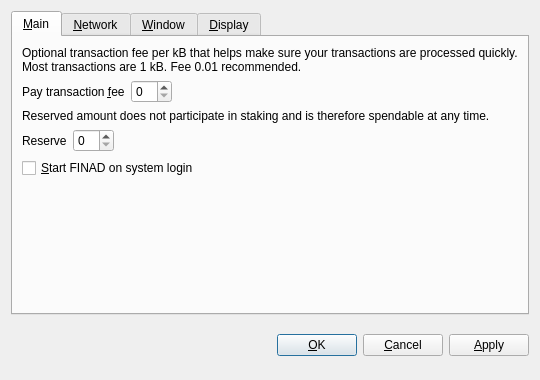
<?xml version="1.0" encoding="UTF-8"?>
<ui version="4.0">
 <class>OptionsDialog</class>
 <widget class="QDialog" name="OptionsDialog">
  <property name="geometry">
   <rect>
    <x>0</x>
    <y>0</y>
    <width>540</width>
    <height>380</height>
   </rect>
  </property>
  <property name="windowTitle">
   <string>Options</string>
  </property>
  <property name="modal">
   <bool>true</bool>
  </property>
  <layout class="QVBoxLayout" name="verticalLayout">
   <item>
    <widget class="QTabWidget" name="tabWidget">
     <property name="tabPosition">
      <enum>QTabWidget::North</enum>
     </property>
     <property name="currentIndex">
      <number>0</number>
     </property>
     <widget class="QWidget" name="tabMain">
      <attribute name="title">
       <string>&amp;Main</string>
      </attribute>
      <layout class="QVBoxLayout" name="verticalLayout_Main">
       <item>
        <widget class="QLabel" name="transactionFeeInfoLabel">
         <property name="text">
          <string>Optional transaction fee per kB that helps make sure your transactions are processed quickly. Most transactions are 1 kB. Fee 0.01 recommended.</string>
         </property>
         <property name="textFormat">
          <enum>Qt::PlainText</enum>
         </property>
         <property name="wordWrap">
          <bool>true</bool>
         </property>
        </widget>
       </item>
       <item>
        <layout class="QHBoxLayout" name="horizontalLayoutFee">
         <item>
          <widget class="QLabel" name="transactionFeeLabel">
           <property name="text">
            <string>Pay transaction &amp;fee</string>
           </property>
           <property name="textFormat">
            <enum>Qt::PlainText</enum>
           </property>
           <property name="buddy">
            <cstring>transactionFee</cstring>
           </property>
          </widget>
         </item>
         <item>
          <widget class="BitcoinAmountField" name="transactionFee"/>
         </item>
         <item>
          <spacer name="horizontalSpacerFee">
           <property name="orientation">
            <enum>Qt::Horizontal</enum>
           </property>
           <property name="sizeHint" stdset="0">
            <size>
             <width>40</width>
             <height>20</height>
            </size>
           </property>
          </spacer>
         </item>
        </layout>
       </item>
       <item>
        <widget class="QLabel" name="reserveBalanceInfoLabel">
         <property name="text">
          <string>Reserved amount does not participate in staking and is therefore spendable at any time.</string>
         </property>
         <property name="textFormat">
          <enum>Qt::PlainText</enum>
         </property>
         <property name="wordWrap">
          <bool>true</bool>
         </property>
        </widget>
       </item>
       <item>
        <layout class="QHBoxLayout" name="horizontalLayoutReserveBalance">
         <item>
          <widget class="QLabel" name="reserveBalanceLabel">
           <property name="text">
            <string>Reserve</string>
           </property>
           <property name="textFormat">
            <enum>Qt::PlainText</enum>
           </property>
           <property name="buddy">
            <cstring>reserveBalance</cstring>
           </property>
          </widget>
         </item>
         <item>
          <widget class="BitcoinAmountField" name="reserveBalance"/>
         </item>
         <item>
          <spacer name="horizontalSpacerReserveBalance">
           <property name="orientation">
            <enum>Qt::Horizontal</enum>
           </property>
           <property name="sizeHint" stdset="0">
            <size>
             <width>40</width>
             <height>20</height>
            </size>
           </property>
          </spacer>
         </item>
        </layout>
       </item>
       <item>
        <widget class="QCheckBox" name="bitcoinAtStartup">
         <property name="toolTip">
          <string>Automatically start FINAD after logging in to the system.</string>
         </property>
         <property name="text">
          <string>&amp;Start FINAD on system login</string>
         </property>
        </widget>
       </item>
       <item>
        <spacer name="verticalSpacer_Main">
         <property name="orientation">
          <enum>Qt::Vertical</enum>
         </property>
         <property name="sizeHint" stdset="0">
          <size>
           <width>20</width>
           <height>40</height>
          </size>
         </property>
        </spacer>
       </item>
      </layout>
     </widget>
     <widget class="QWidget" name="tabNetwork">
      <attribute name="title">
       <string>&amp;Network</string>
      </attribute>
      <layout class="QVBoxLayout" name="verticalLayout_Network">
       <item>
        <widget class="QCheckBox" name="mapPortUpnp">
         <property name="toolTip">
          <string>Automatically open the FINAD client port on the router. This only works when your router supports UPnP and it is enabled.</string>
         </property>
         <property name="text">
          <string>Map port using &amp;UPnP</string>
         </property>
        </widget>
       </item>
       <item>
        <widget class="QCheckBox" name="connectSocks">
         <property name="toolTip">
          <string>Connect to the FINAD network through a SOCKS5 proxy (e.g. when connecting through Tor).</string>
         </property>
         <property name="text">
          <string>&amp;Connect through SOCKS5 proxy:</string>
         </property>
        </widget>
       </item>
       <item>
        <layout class="QHBoxLayout" name="horizontalLayout_Network">
         <item>
          <widget class="QLabel" name="proxyIpLabel">
           <property name="text">
            <string>Proxy &amp;IP:</string>
           </property>
           <property name="textFormat">
            <enum>Qt::PlainText</enum>
           </property>
           <property name="buddy">
            <cstring>proxyIp</cstring>
           </property>
          </widget>
         </item>
         <item>
          <widget class="QValidatedLineEdit" name="proxyIp">
           <property name="maximumSize">
            <size>
             <width>140</width>
             <height>16777215</height>
            </size>
           </property>
           <property name="toolTip">
            <string>IP address of the proxy (e.g. 127.0.0.1)</string>
           </property>
          </widget>
         </item>
         <item>
          <widget class="QLabel" name="proxyPortLabel">
           <property name="text">
            <string>&amp;Port:</string>
           </property>
           <property name="textFormat">
            <enum>Qt::PlainText</enum>
           </property>
           <property name="buddy">
            <cstring>proxyPort</cstring>
           </property>
          </widget>
         </item>
         <item>
          <widget class="QLineEdit" name="proxyPort">
           <property name="maximumSize">
            <size>
             <width>55</width>
             <height>16777215</height>
            </size>
           </property>
           <property name="toolTip">
            <string>Port of the proxy (e.g. 9050)</string>
           </property>
          </widget>
         </item>
         <item>
          <spacer name="horizontalSpacer_Network">
           <property name="orientation">
            <enum>Qt::Horizontal</enum>
           </property>
           <property name="sizeHint" stdset="0">
            <size>
             <width>40</width>
             <height>20</height>
            </size>
           </property>
          </spacer>
         </item>
        </layout>
       </item>
       <item>
        <spacer name="verticalSpacer_Network">
         <property name="orientation">
          <enum>Qt::Vertical</enum>
         </property>
         <property name="sizeHint" stdset="0">
          <size>
           <width>20</width>
           <height>40</height>
          </size>
         </property>
        </spacer>
       </item>
      </layout>
     </widget>
     <widget class="QWidget" name="tabWindow">
      <attribute name="title">
       <string>&amp;Window</string>
      </attribute>
      <layout class="QVBoxLayout" name="verticalLayout_Window">
       <item>
        <widget class="QCheckBox" name="minimizeToTray">
         <property name="toolTip">
          <string>Show only a tray icon after minimizing the window.</string>
         </property>
         <property name="text">
          <string>&amp;Minimize to the tray instead of the taskbar</string>
         </property>
        </widget>
       </item>
       <item>
        <widget class="QCheckBox" name="minimizeOnClose">
         <property name="toolTip">
          <string>Minimize instead of exit the application when the window is closed. When this option is enabled, the application will be closed only after selecting Quit in the menu.</string>
         </property>
         <property name="text">
          <string>M&amp;inimize on close</string>
         </property>
        </widget>
       </item>
       <item>
        <spacer name="verticalSpacer_Window">
         <property name="orientation">
          <enum>Qt::Vertical</enum>
         </property>
         <property name="sizeHint" stdset="0">
          <size>
           <width>20</width>
           <height>40</height>
          </size>
         </property>
        </spacer>
       </item>
      </layout>
     </widget>
     <widget class="QWidget" name="tabDisplay">
      <attribute name="title">
       <string>&amp;Display</string>
      </attribute>
      <layout class="QVBoxLayout" name="verticalLayout_Display">
       <item>
        <layout class="QHBoxLayout" name="horizontalLayout_1_Display">
         <item>
          <widget class="QLabel" name="langLabel">
           <property name="text">
            <string>User Interface &amp;language:</string>
           </property>
           <property name="textFormat">
            <enum>Qt::PlainText</enum>
           </property>
           <property name="buddy">
            <cstring>lang</cstring>
           </property>
          </widget>
         </item>
         <item>
          <widget class="QValueComboBox" name="lang">
           <property name="toolTip">
            <string>The user interface language can be set here. This setting will take effect after restarting FINAD.</string>
           </property>
          </widget>
         </item>
        </layout>
       </item>
       <item>
        <layout class="QHBoxLayout" name="horizontalLayout_2_Display">
         <item>
          <widget class="QLabel" name="unitLabel">
           <property name="text">
            <string>&amp;Unit to show amounts in:</string>
           </property>
           <property name="textFormat">
            <enum>Qt::PlainText</enum>
           </property>
           <property name="buddy">
            <cstring>unit</cstring>
           </property>
          </widget>
         </item>
         <item>
          <widget class="QValueComboBox" name="unit">
           <property name="toolTip">
            <string>Choose the default subdivision unit to show in the interface and when sending coins.</string>
           </property>
          </widget>
         </item>
        </layout>
       </item>
       <item>
        <widget class="QCheckBox" name="coinControlFeatures">
         <property name="toolTip">
          <string>Whether to show coin control features or not.</string>
         </property>
         <property name="text">
          <string>Display coin &amp;control features (experts only!)</string>
         </property>
        </widget>
       </item>
       <item>
        <widget class="QCheckBox" name="useBlackTheme">
         <property name="text">
          <string>Use black visual theme (requires restart)</string>
         </property>
        </widget>
       </item>
       <item>
        <spacer name="verticalSpacer_Display">
         <property name="orientation">
          <enum>Qt::Vertical</enum>
         </property>
         <property name="sizeHint" stdset="0">
          <size>
           <width>20</width>
           <height>40</height>
          </size>
         </property>
        </spacer>
       </item>
      </layout>
     </widget>
    </widget>
   </item>
   <item>
    <layout class="QHBoxLayout" name="horizontalLayout_Buttons">
     <item>
      <spacer name="horizontalSpacer_1">
       <property name="orientation">
        <enum>Qt::Horizontal</enum>
       </property>
       <property name="sizeHint" stdset="0">
        <size>
         <width>40</width>
         <height>48</height>
        </size>
       </property>
      </spacer>
     </item>
     <item>
      <widget class="QLabel" name="statusLabel">
       <property name="font">
        <font>
         <weight>75</weight>
         <bold>true</bold>
        </font>
       </property>
       <property name="text">
        <string/>
       </property>
       <property name="textFormat">
        <enum>Qt::PlainText</enum>
       </property>
       <property name="wordWrap">
        <bool>true</bool>
       </property>
      </widget>
     </item>
     <item>
      <spacer name="horizontalSpacer_2">
       <property name="orientation">
        <enum>Qt::Horizontal</enum>
       </property>
       <property name="sizeHint" stdset="0">
        <size>
         <width>40</width>
         <height>48</height>
        </size>
       </property>
      </spacer>
     </item>
     <item>
      <widget class="QPushButton" name="okButton">
       <property name="text">
        <string>&amp;OK</string>
       </property>
      </widget>
     </item>
     <item>
      <widget class="QPushButton" name="cancelButton">
       <property name="text">
        <string>&amp;Cancel</string>
       </property>
       <property name="autoDefault">
        <bool>false</bool>
       </property>
      </widget>
     </item>
     <item>
      <widget class="QPushButton" name="applyButton">
       <property name="text">
        <string>&amp;Apply</string>
       </property>
       <property name="autoDefault">
        <bool>false</bool>
       </property>
      </widget>
     </item>
    </layout>
   </item>
  </layout>
 </widget>
 <customwidgets>
  <customwidget>
   <class>BitcoinAmountField</class>
   <extends>QSpinBox</extends>
   <header>bitcoinamountfield.h</header>
  </customwidget>
  <customwidget>
   <class>QValueComboBox</class>
   <extends>QComboBox</extends>
   <header>qvaluecombobox.h</header>
  </customwidget>
  <customwidget>
   <class>QValidatedLineEdit</class>
   <extends>QLineEdit</extends>
   <header>qvalidatedlineedit.h</header>
  </customwidget>
 </customwidgets>
 <resources/>
 <connections/>
</ui>
